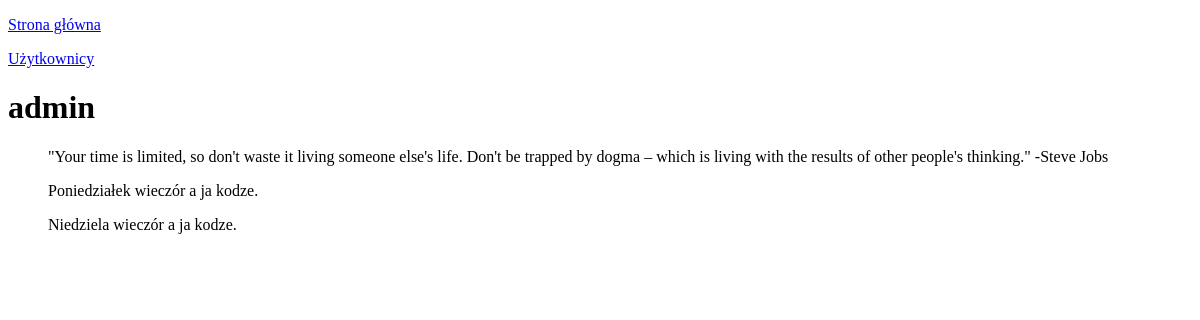
/users/1/ (signed in), run on an earlier commit of the app's database.
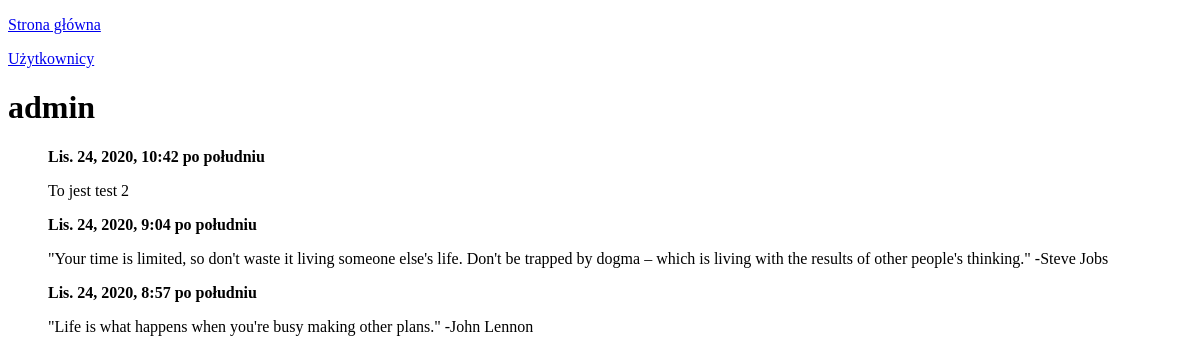
And on a later commit of the database.
### cwierkacz/models.py (models this page shows, shortened)
class Post(models.Model):
    author = models.ForeignKey(User, on_delete=models.CASCADE)
    text = models.TextField()
    created_date = models.DateTimeField()

### cwierkacz/views.py (the view)
# urls.py: path('users/<int:pk>/', login_required(views.UserDetailView.as_view()), name='user-detail')
class UserDetailView(generic.DetailView):
    model = User
    template_name = 'cwierkacz/user_detail.html'
    def get_context_data(self, **kwargs):
        context = super().get_context_data(**kwargs)
        context['posts'] = self.object.post_set.all().order_by('-created_date')
        return context

### templates/cwierkacz/user_detail.html (shortened to what this page needs)
<!DOCTYPE html>
<html lang="en">
<head>
</head>
<body>
{% load tz %}
{% localtime on %}
    <p style="text-align: left"><a href="{% url 'cwierkacz:home' %}">Strona główna</a></p>
    <p style="text-align: left"><a href="{% url 'cwierkacz:users' %}">Użytkownicy</a></p>
    <h1>{{ object.username }}</h1>
    {% if posts %}
        <ol>
            {% for post in posts %}
                <p><strong>{{ post.created_date | localtime }}</strong></p>
                <p>{{ post.text }}</p>
            {% endfor %}
        </ol>
    {% else %}
        <p>Brak postów tego użytkownika.</p>
    {% endif %}
{% endlocaltime %}
</body>
</html>

What changed in the data, as far as the page shows it:
removed Post: text "\"Your time is limited, so don't waste it living someone else's life. Don't be trapped by dogma – which is living with the results of other people's thinking.\" -Steve Jobs"
removed Post: text "Poniedziałek wieczór a ja kodze."
removed Post: text "Niedziela wieczór a ja kodze."
added Post: created_date "Lis. 24, 2020, 10:42 po południu", text "To jest test 2"
added Post: created_date "Lis. 24, 2020, 9:04 po południu", text "\"Your time is limited, so don't waste it living someone else's life. Don't be trapped by dogma – which is living with the results of other people's thinking.\" -Steve Jobs"
added Post: created_date "Lis. 24, 2020, 8:57 po południu", text "\"Life is what happens when you're busy making other plans.\" -John Lennon"
